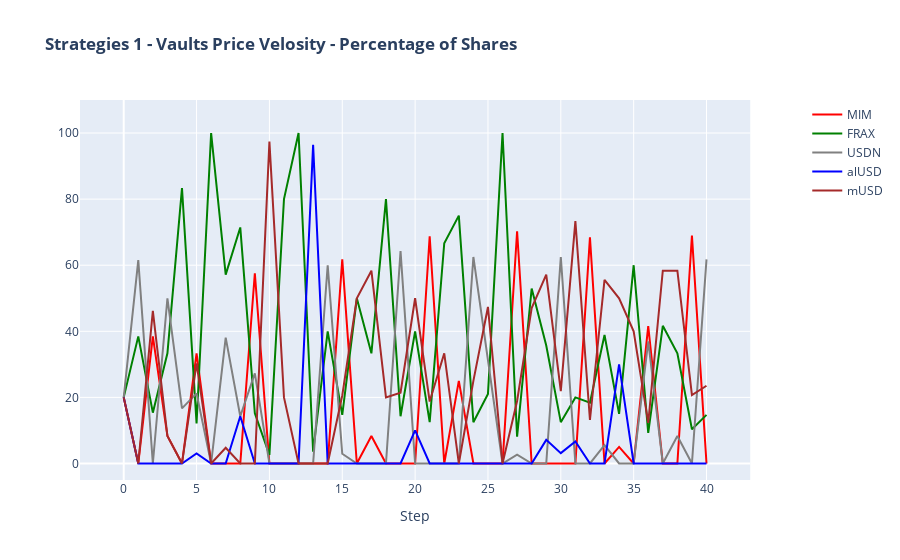

Notebook code for this chart:
### Markdown cell above
На рисунке выше видно, как стратегия поймала два скачка в разных Vaults - не знаю, осуществимо ли это на практике, но на картинке красиво !

### Code cell
fig = make_subplots(subplot_titles=('' ), specs=[[{"secondary_y": True}]])

fig.add_trace(go.Scatter(x=x, y=pr_f11, line=dict(color='red'), name='MIM'), secondary_y=False)
fig.add_trace(go.Scatter(x=x, y=pr_f12, line=dict(color='green'), name='FRAX'), secondary_y=False)
fig.add_trace(go.Scatter(x=x, y=pr_f13, line=dict(color='grey'), name='USDN'), secondary_y=False)
fig.add_trace(go.Scatter(x=x, y=pr_f14, line=dict(color='blue'), name='alUSD'), secondary_y=False)
fig.add_trace(go.Scatter(x=x, y=pr_f15, line=dict(color='brown'), name='mUSD'), secondary_y=False)
#fig.add_trace(go.Scatter(x=x, y=pr_f16, line=dict(color='light green'), name='BUSD'), secondary_y=False)
fig.update_layout(yaxis_range=[-5,110])
fig.update_layout(xaxis_range=[-3,len(tvl)+1])
fig.update_layout(title_text='<b>Strategies 1 - Vaults Price Velosity - Percentage of Shares </b>')
fig.update_xaxes(title_text='Step')
fig.show()

### Figure 1 — Plotly figure (JSON) as saved in the notebook; plotly's stock layout.template omitted (floating-point values rounded to 4 significant figures)
{"data": [{"line": {"color": "red"}, "name": "MIM", "type": "scatter", "x": [0, 1, 2, 3, 4, 5, 6, 7, 8, 9, 10, 11, 12, 13, 14, 15, 16, 17, 18, 19, 20, 21, 22, 23, 24, 25, 26, 27, 28, 29, 30, 31, 32, 33, 34, 35, 36, 37, 38, 39, 40], "xaxis": "x", "y": [20, 0, 38.46, 8.333, 0, 33.33, 0, 0, 0, 57.58, 0, 0, 0, 0, 0, 61.76, 0, 8.333, 0, 0, 0, 68.75, 0, 25.0, 0, 0, 0, 70.27, 0, 0, 0, 0, 68.42, 0, 5.0, 0, 41.54, 0, 0, 68.97, 0], "yaxis": "y"}, {"line": {"color": "green"}, "name": "FRAX", "type": "scatter", "x": [0, 1, 2, 3, 4, 5, 6, 7, 8, 9, 10, 11, 12, 13, 14, 15, 16, 17, 18, 19, 20, 21, 22, 23, 24, 25, 26, 27, 28, 29, 30, 31, 32, 33, 34, 35, 36, 37, 38, 39, 40], "xaxis": "x", "y": [20, 38.46, 15.38, 33.33, 83.33, 12.12, 100, 57.14, 71.43, 15.15, 2.586, 80, 100, 3.571, 40.0, 14.71, 50, 33.33, 80, 14.29, 40, 12.5, 66.67, 75, 12.5, 21.05, 100, 8.108, 52.94, 35.71, 12.5, 20.0, 18.42, 38.89, 15.0, 60, 9.231, 41.67, 33.33, 10.34, 14.71], "yaxis": "y"}, {"line": {"color": "grey"}, "name": "USDN", "type": "scatter", "x": [0, 1, 2, 3, 4, 5, 6, 7, 8, 9, 10, 11, 12, 13, 14, 15, 16, 17, 18, 19, 20, 21, 22, 23, 24, 25, 26, 27, 28, 29, 30, 31, 32, 33, 34, 35, 36, 37, 38, 39, 40], "xaxis": "x", "y": [20, 61.54, 0, 50.0, 16.67, 21.21, 0, 38.1, 14.29, 27.27, 0, 0, 0, 0, 60.0, 2.941, 0, 0, 0, 64.29, 0, 0, 0, 0, 62.5, 31.58, 0, 2.703, 0, 0, 62.5, 0, 0, 5.556, 0, 0, 36.92, 0, 8.333, 0, 61.76], "yaxis": "y"}, {"line": {"color": "blue"}, "name": "alUSD", "type": "scatter", "x": [0, 1, 2, 3, 4, 5, 6, 7, 8, 9, 10, 11, 12, 13, 14, 15, 16, 17, 18, 19, 20, 21, 22, 23, 24, 25, 26, 27, 28, 29, 30, 31, 32, 33, 34, 35, 36, 37, 38, 39, 40], "xaxis": "x", "y": [20, 0, 0, 0, 0, 3.03, 0, 0, 14.29, 0, 0, 0, 0, 96.43, 0, 0, 0, 0, 0, 0, 10, 0, 0, 0, 0, 0, 0, 0, 0, 7.143, 3.125, 6.667, 0, 0, 30.0, 0, 0, 0, 0, 0, 0], "yaxis": "y"}, {"line": {"color": "brown"}, "name": "mUSD", "type": "scatter", "x": [0, 1, 2, 3, 4, 5, 6, 7, 8, 9, 10, 11, 12, 13, 14, 15, 16, 17, 18, 19, 20, 21, 22, 23, 24, 25, 26, 27, 28, 29, 30, 31, 32, 33, 34, 35, 36, 37, 38, 39, 40], "xaxis": "x", "y": [20, 0, 46.15, 8.333, 0, 30.3, 0, 4.762, 0, 0, 97.41, 20, 0, 0, 0, 20.59, 50, 58.33, 20, 21.43, 50, 18.75, 33.33, 0, 25, 47.37, 0, 18.92, 47.06, 57.14, 21.87, 73.33, 13.16, 55.56, 50, 40, 12.31, 58.33, 58.33, 20.69, 23.53], "yaxis": "y"}], "layout": {"title": {"text": "<b>Strategies 1 - Vaults Price Velosity - Percentage of Shares </b>"}, "xaxis": {"anchor": "y", "domain": [0, 0.94], "range": [-3, 43], "title": {"text": "Step"}}, "yaxis": {"anchor": "x", "domain": [0, 1], "range": [-5, 110]}, "yaxis2": {"anchor": "x", "overlaying": "y", "side": "right"}}}
